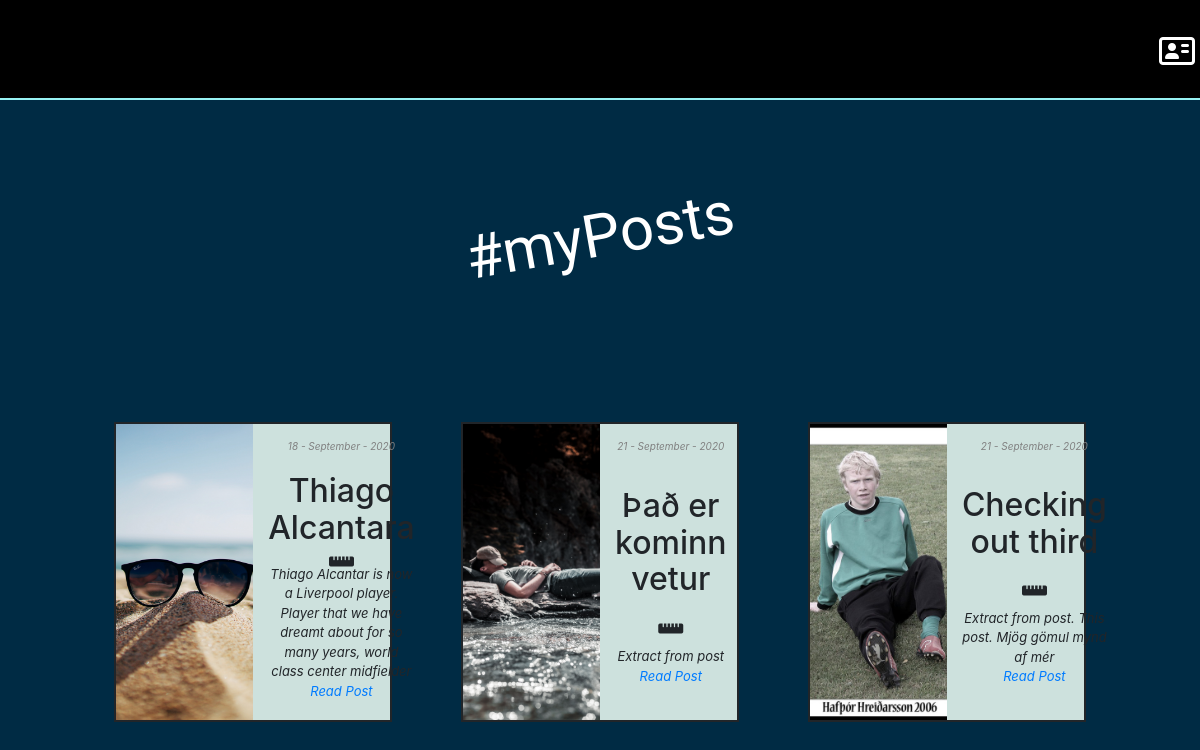
Page /post/ on the committed database.
### blog/models.py (models this page shows, shortened)
class Post(models.Model):
    title =  models.CharField(max_length=100)
    slug = models.SlugField(max_length=200, unique=True)
    content = RichTextField(blank=True, null=True)
    timestamp = models.DateTimeField(auto_now_add = True)
    header_pic = models.ImageField(null=True, upload_to='pictures')
    prj_or_blog = models.BooleanField(default=False)
    extract = models.CharField(max_length=300, default="Extract from post")
    class Meta:
        ordering = ['timestamp']
    def get_date(self):
        new_format = str(self.timestamp).split(' ')
        year, month, date = new_format[0].split('-')
        month = datetime.datetime.strptime(month, "%m")
        month_name = month.strftime("%B")
        return "{} - {} - {}".format(date, month_name, year)

### blog/views.py (the view)
# urls.py: path('', views.PostsList.as_view(), name='post_list' ),
class PostsList(ListView):
    template_name = 'post_list.html'
    context_object_name = 'list_of_posts'
    queryset = Post.objects.filter(prj_or_blog=False)

### blog/templates/post_list.html
{% include 'plain_navigation.html' %}
<h1 class="post-list-header">#myPosts</h1>
<div class="list-container">
<div class="row card-col">
{% for object in object_list %}
        <div class="col-3">
        <div onclick="location.href='{{object.slug}}/';" class="post-list-item row">
        <div class="media col-6" style="background-image: url({{object.header_pic.url}})">
        </div>
        <div class="media col-6">
        <div class="row justify-content-around">
            <p class="date-in-card col-12">{{ object.get_date }}</p>
            <h3 class="card-title col-12">{{ object.title }}</h3>
            <i class="fas fa-lg fa-ruler-horizontal"></i>
            <p class="extract col-12"> {{ object.extract }} <br>  <a href="{% url 'post_detail' object.slug %}"> Read Post </a></p>
        </div>
        </div>
        </div>
        </div>
{% endfor %}
</div>
</div>

### templates/plain_navigation.html (shortened to what this page needs)
{% load static %}
<!DOCTYPE html>
<html lang="en">
<head>
    <link rel="stylesheet" href="{% static "css/master.css" %}">
    <link rel="stylesheet" href="https://stackpath.bootstrapcdn.com/bootstrap/4.5.2/css/bootstrap.min.css">
</head>
<body style="background-color:#002b44;">
    <div class="plain-header">
    <ul class="nav">
    <li><a href="#"><i class="far fa-address-card"></i></a></li>
        </ul>
    </div>
</body>
</html>

### static/css/master.css (style rules this page uses)
* { margin: 0; padding: 0; }
.nav { width: 425px; display: block; list-style: none; position: absolute; top: 50%; right: 6%; transform: translateY(-50%); -webkit-transform: translateY(-50%); -moz-transform: translateY(-50%); }
.nav li { width: 80px; margin-right: 35px; position: relative; left:70%; color:blue; float:right; }
.nav li:last-child { margin: 0; }
.nav a { width: 100%; height: 100%; display: block; font-family: Helvetica, Arial, sans-serif; color: #222; text-align: center; text-decoration: none; text-transform: uppercase; letter-spacing: 1px; font-size: 14px; float:right; }
.fa-address-card { font-size: 2rem; color: white; text-align: center; margin-top:5px; }
.plain-header { width: 100%; height: 100px; top: 0; background-color: black; -webkit-backdrop-filter: saturate(180%) blur(20px); border-bottom: 2px solid #97f2f3; margin-bottom: 100px; position:fixed; z-index: 1; }
.plain-header .nav { position: relative; left : 70vw; }
.post-list-header { font-size: 60px; text-align: center; font-family: 'Bad Script', cursive; color:white; margin-bottom: 150px; margin-top:200px; transform: rotate(-10deg); }
.post-list-item { height: 300px; border: solid 2px; background-color: #CDE1DD; margin-bottom: 20px; cursor: pointer; transition: 1s ease; }
.card-col { justify-content: space-evenly; }
.media { background-position: center; background-size: cover; height: 100%; }
.date-in-card { margin-top:15px; width:100%; text-align: center; color:grey; font-size: x-small; font-style: italic; }
.card-title { text-align: center; font-size:2rem; line-height: 2.3rem; }
.justify-content-around { justify-content: space-around; height:100%; }
.extract { text-align: center; justify-content: center; font-style: italic; font-size: small; }
.list-container { width: 90vw; margin:auto; min-height: 800px; }

### rows in the picture
Post: header_pic (picture), get_date "18 - September - 2020", title "Thiago Alcantara", extract "Thiago Alcantar is now a Liverpool player. Player that we have dreamt about for so many years, world class center midfielder"
Post: header_pic (picture), get_date "21 - September - 2020", title "Það er kominn vetur", extract "Extract from post"
Post: header_pic (picture), get_date "21 - September - 2020", title "Checking out third", extract "Extract from post. This post. Mjög gömul mynd af mér"
